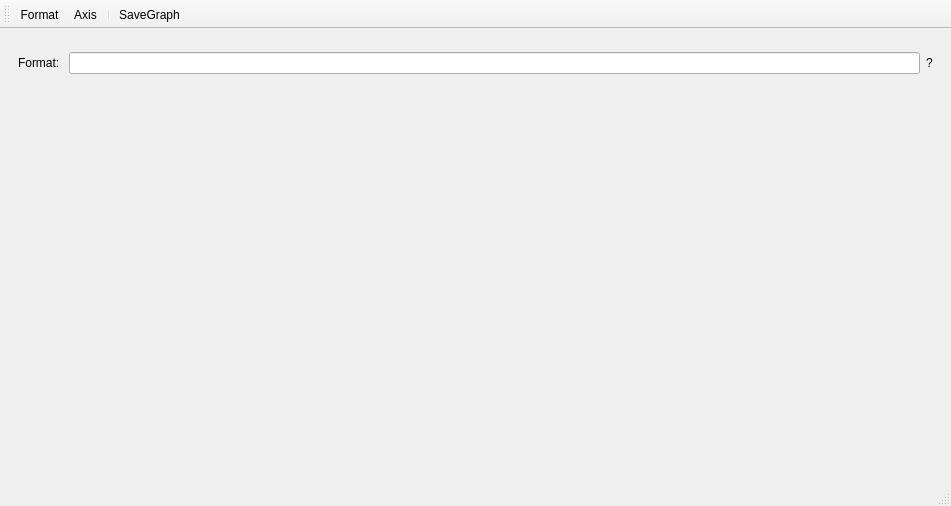
<?xml version="1.0" encoding="UTF-8"?>
<ui version="4.0">
 <class>GraphWindow</class>
 <widget class="QMainWindow" name="GraphWindow">
  <property name="geometry">
   <rect>
    <x>0</x>
    <y>0</y>
    <width>951</width>
    <height>506</height>
   </rect>
  </property>
  <property name="windowTitle">
   <string>MainWindow</string>
  </property>
  <widget class="QWidget" name="centralwidget">
   <layout class="QVBoxLayout" name="verticalLayout">
    <item>
     <widget class="QStackedWidget" name="Setting_StackedWidget">
      <property name="maximumSize">
       <size>
        <width>16777215</width>
        <height>50</height>
       </size>
      </property>
      <property name="currentIndex">
       <number>0</number>
      </property>
      <widget class="QWidget" name="Format_Page">
       <layout class="QHBoxLayout" name="horizontalLayout_2">
        <item>
         <layout class="QHBoxLayout" name="horizontalLayout">
          <item>
           <widget class="QLabel" name="label">
            <property name="text">
             <string>Format: </string>
            </property>
           </widget>
          </item>
          <item>
           <widget class="QLineEdit" name="Format_LineEdit"/>
          </item>
          <item>
           <widget class="QLabel" name="label_2">
            <property name="whatsThis">
             <string>&lt;html&gt;&lt;head/&gt;&lt;body&gt;&lt;p&gt;Use &amp;quot;%&amp;quot; &lt;/p&gt;&lt;/body&gt;&lt;/html&gt;</string>
            </property>
            <property name="text">
             <string>?</string>
            </property>
           </widget>
          </item>
         </layout>
        </item>
       </layout>
      </widget>
      <widget class="QWidget" name="Axis_Page">
       <layout class="QVBoxLayout" name="verticalLayout_2">
        <item>
         <layout class="QHBoxLayout" name="horizontalLayout_5">
          <item>
           <layout class="QHBoxLayout" name="horizontalLayout_3">
            <item>
             <widget class="QLabel" name="label_3">
              <property name="text">
               <string>X Axis:</string>
              </property>
             </widget>
            </item>
            <item>
             <widget class="QLineEdit" name="X_AxisLowRange_LineEdit"/>
            </item>
            <item>
             <widget class="QLabel" name="label_4">
              <property name="whatsThis">
               <string>&lt;html&gt;&lt;head/&gt;&lt;body&gt;&lt;p&gt;Use &amp;quot;%&amp;quot; &lt;/p&gt;&lt;/body&gt;&lt;/html&gt;</string>
              </property>
              <property name="text">
               <string>-</string>
              </property>
             </widget>
            </item>
            <item>
             <widget class="QLineEdit" name="X_AxisHighRange_LineEdit"/>
            </item>
           </layout>
          </item>
          <item>
           <layout class="QHBoxLayout" name="horizontalLayout_4">
            <item>
             <widget class="QLabel" name="label_5">
              <property name="text">
               <string>Y Axis:</string>
              </property>
             </widget>
            </item>
            <item>
             <widget class="QLineEdit" name="Y_AxisLowRange_LineEdit"/>
            </item>
            <item>
             <widget class="QLabel" name="label_6">
              <property name="whatsThis">
               <string>&lt;html&gt;&lt;head/&gt;&lt;body&gt;&lt;p&gt;Use &amp;quot;%&amp;quot; &lt;/p&gt;&lt;/body&gt;&lt;/html&gt;</string>
              </property>
              <property name="text">
               <string>-</string>
              </property>
             </widget>
            </item>
            <item>
             <widget class="QLineEdit" name="Y_AxisHighRange_LineEdit_2"/>
            </item>
           </layout>
          </item>
         </layout>
        </item>
       </layout>
      </widget>
     </widget>
    </item>
    <item>
     <widget class="QWidget" name="Graph_Widget" native="true"/>
    </item>
   </layout>
  </widget>
  <widget class="QMenuBar" name="menubar">
   <property name="geometry">
    <rect>
     <x>0</x>
     <y>0</y>
     <width>951</width>
     <height>22</height>
    </rect>
   </property>
  </widget>
  <widget class="QStatusBar" name="statusbar"/>
  <widget class="QToolBar" name="toolBar">
   <property name="windowTitle">
    <string>toolBar</string>
   </property>
   <attribute name="toolBarArea">
    <enum>TopToolBarArea</enum>
   </attribute>
   <attribute name="toolBarBreak">
    <bool>false</bool>
   </attribute>
   <addaction name="action_Format"/>
   <addaction name="action_Axis"/>
   <addaction name="separator"/>
   <addaction name="action_SaveGraph"/>
  </widget>
  <action name="action_Format">
   <property name="text">
    <string>Format</string>
   </property>
  </action>
  <action name="action_Axis">
   <property name="text">
    <string>Axis</string>
   </property>
  </action>
  <action name="action_SaveGraph">
   <property name="icon">
    <iconset resource="../Icons/Icons.qrc">
     <normaloff>:/Save_2.png</normaloff>:/Save_2.png</iconset>
   </property>
   <property name="text">
    <string>SaveGraph</string>
   </property>
  </action>
 </widget>
 <resources>
  <include location="../Icons/Icons.qrc"/>
  <include location="../Icons/Icons.qrc"/>
 </resources>
 <connections/>
</ui>
